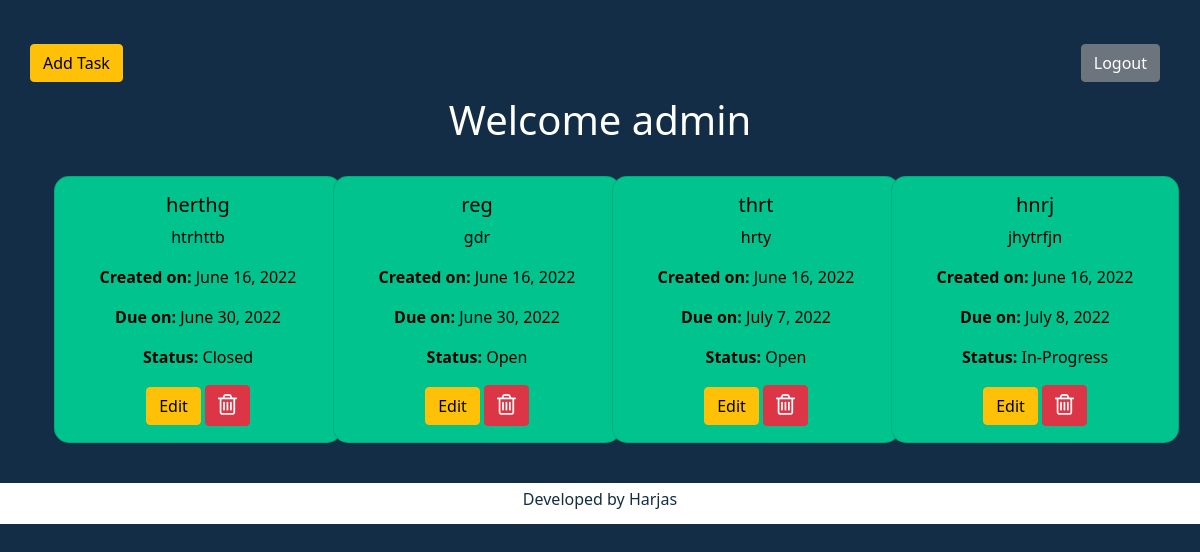
/ (signed in), run on the app's committed database.
### todolist/models.py (models this page shows)
class Task(models.Model):
    task=models.CharField(max_length=40,null=True,default=None)
    desc=models.CharField(max_length=50,null=True,default=None)
    time=models.DateField(auto_now_add=True)
    due=models.DateField(auto_now_add=False,default=None)
    status=models.CharField(max_length=20,  default='Open')
    person=models.ForeignKey( User, on_delete=models.CASCADE,null=False,default=User.get_username)

### todolist/views.py (the view)
# urls.py: path('',views.main,name='main'),
def main(request):
    allTask=Task.objects.all()
    context={'tasks':allTask}
    return render(request,'main.html',context)

### templates/main.html (shortened to what this page needs)
{% extends 'base.html' %}
{% block one %}
{% if user.is_authenticated %}
<div class="container-fluid top">
  <a  class="add " href="{% url 'home' %}" ><button type="button" class="btn btn-warning" >Add Task</button></a>
  <a  class="log" href="{% url 'no_more_work' %}" ><button type="button" class="btn btn-secondary">Logout</button></a>
  <br><br><br>
<h1 class="text-center">Welcome {{ user.username }}</h1><br>
</div>
<div class="container cc">
  <div class="row">
{% for fun in tasks %}
{% if fun.person == request.user %}
    <div class="col-xl-3 col-lg-4 col-md-6 col-sm-12">
      <div class="card" style="width: 18rem;">
        <div class="card-body">
          <h5 class="card-title">{{ fun.task }}</h5>
          <p class="card-text">{{ fun.desc }}</p>
          <p class="card-text"><strong>Created on: </strong>{{ fun.time }}</p>
          <p class="card-text"><strong>Due on: </strong>{{ fun.due }}</p>
          <p class="card-text"><strong>Status: </strong>{{ fun.status }}</p>
          <a  href="{% url 'update-task' fun.id %}" ><button type="button" class="btn btn-warning">Edit</button></a>
          <a  href="{% url 'del-task' fun.id %}" ><button type="button" class="btn btn-danger"><i style="font-size:24px" class="fa">&#xf014;</i></button></a>
        </div>
      </div>
    </div>
{% endif %}
{% endfor %}
  </div>
</div>
{% endif %}
{% endblock one %}

### data on the page
Task: task "herthg", desc "htrhttb", time "June 16, 2022", due "June 30, 2022", status "Closed"
Task: task "reg", desc "gdr", time "June 16, 2022", due "June 30, 2022", status "Open"
Task: task "thrt", desc "hrty", time "June 16, 2022", due "July 7, 2022", status "Open"
Task: task "hnrj", desc "jhytrfjn", time "June 16, 2022", due "July 8, 2022", status "In-Progress"

### other printed values
{{ user.username }} "admin"
